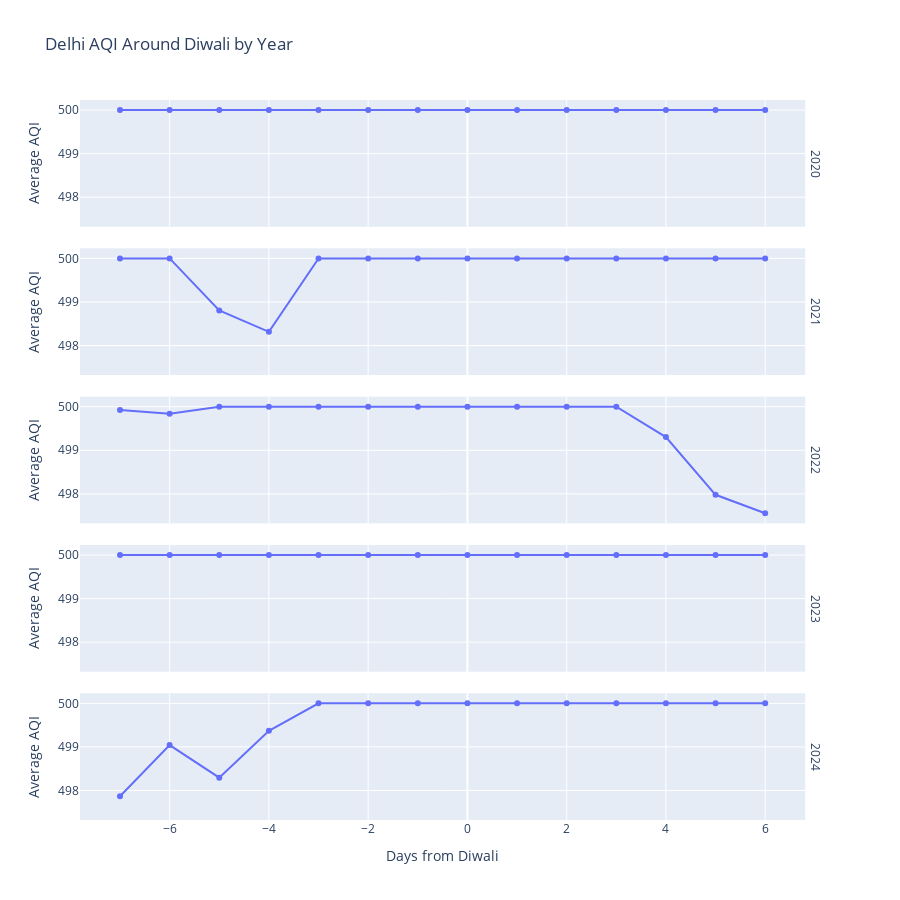

Notebook code cell kept with this figure:
### Code cell
fig = px.line(
    diwali_daily,
    x="day_from_diwali",
    y="aqi",
    facet_row="diwali_year",
    markers=True,
    labels={
        "day_from_diwali": "Days from Diwali",
        "aqi": "Average AQI"
    },
    title="Delhi AQI Around Diwali by Year"
)

fig.update_layout(
    height=900,
    showlegend=False
)

fig.for_each_annotation(lambda a: a.update(text=a.text.split("=")[-1]))

fig.show()

### Figure 1 — Plotly figure (JSON) as saved in the notebook; plotly's stock layout.template omitted (floating-point values rounded to 4 significant figures)
{"data": [{"hovertemplate": "diwali_year=2020<br>Days from Diwali=%{x}<br>Average AQI=%{y}<extra></extra>", "legendgroup": "", "line": {"color": "#636efa", "dash": "solid"}, "marker": {"symbol": "circle"}, "mode": "lines+markers", "name": "", "orientation": "v", "showlegend": false, "type": "scatter", "x": [-7, -6, -5, -4, -3, -2, -1, 0, 1, 2, 3, 4, 5, 6], "xaxis": "x5", "y": [500.0, 500.0, 500.0, 500.0, 500.0, 500.0, 500.0, 500.0, 500.0, 500.0, 500.0, 500.0, 500.0, 500.0], "yaxis": "y5"}, {"hovertemplate": "diwali_year=2021<br>Days from Diwali=%{x}<br>Average AQI=%{y}<extra></extra>", "legendgroup": "", "line": {"color": "#636efa", "dash": "solid"}, "marker": {"symbol": "circle"}, "mode": "lines+markers", "name": "", "orientation": "v", "showlegend": false, "type": "scatter", "x": [-7, -6, -5, -4, -3, -2, -1, 0, 1, 2, 3, 4, 5, 6], "xaxis": "x4", "y": [500.0, 500.0, 498.8, 498.3, 500.0, 500.0, 500.0, 500.0, 500.0, 500.0, 500.0, 500.0, 500.0, 500.0], "yaxis": "y4"}, {"hovertemplate": "diwali_year=2022<br>Days from Diwali=%{x}<br>Average AQI=%{y}<extra></extra>", "legendgroup": "", "line": {"color": "#636efa", "dash": "solid"}, "marker": {"symbol": "circle"}, "mode": "lines+markers", "name": "", "orientation": "v", "showlegend": false, "type": "scatter", "x": [-7, -6, -5, -4, -3, -2, -1, 0, 1, 2, 3, 4, 5, 6], "xaxis": "x3", "y": [499.9, 499.8, 500.0, 500.0, 500.0, 500.0, 500.0, 500.0, 500.0, 500.0, 500.0, 499.3, 498.0, 497.6], "yaxis": "y3"}, {"hovertemplate": "diwali_year=2023<br>Days from Diwali=%{x}<br>Average AQI=%{y}<extra></extra>", "legendgroup": "", "line": {"color": "#636efa", "dash": "solid"}, "marker": {"symbol": "circle"}, "mode": "lines+markers", "name": "", "orientation": "v", "showlegend": false, "type": "scatter", "x": [-7, -6, -5, -4, -3, -2, -1, 0, 1, 2, 3, 4, 5, 6], "xaxis": "x2", "y": [500.0, 500.0, 500.0, 500.0, 500.0, 500.0, 500.0, 500.0, 500.0, 500.0, 500.0, 500.0, 500.0, 500.0], "yaxis": "y2"}, {"hovertemplate": "diwali_year=2024<br>Days from Diwali=%{x}<br>Average AQI=%{y}<extra></extra>", "legendgroup": "", "line": {"color": "#636efa", "dash": "solid"}, "marker": {"symbol": "circle"}, "mode": "lines+markers", "name": "", "orientation": "v", "showlegend": false, "type": "scatter", "x": [-7, -6, -5, -4, -3, -2, -1, 0, 1, 2, 3, 4, 5, 6], "xaxis": "x", "y": [497.9, 499.0, 498.3, 499.4, 500.0, 500.0, 500.0, 500.0, 500.0, 500.0, 500.0, 500.0, 500.0, 500.0], "yaxis": "y"}], "layout": {"annotations": [{"font": {}, "showarrow": false, "text": "2024", "textangle": 90, "x": 0.98, "xanchor": "left", "xref": "paper", "y": 0.088, "yanchor": "middle", "yref": "paper"}, {"font": {}, "showarrow": false, "text": "2023", "textangle": 90, "x": 0.98, "xanchor": "left", "xref": "paper", "y": 0.294, "yanchor": "middle", "yref": "paper"}, {"font": {}, "showarrow": false, "text": "2022", "textangle": 90, "x": 0.98, "xanchor": "left", "xref": "paper", "y": 0.5, "yanchor": "middle", "yref": "paper"}, {"font": {}, "showarrow": false, "text": "2021", "textangle": 90, "x": 0.98, "xanchor": "left", "xref": "paper", "y": 0.706, "yanchor": "middle", "yref": "paper"}, {"font": {}, "showarrow": false, "text": "2020", "textangle": 90, "x": 0.98, "xanchor": "left", "xref": "paper", "y": 0.912, "yanchor": "middle", "yref": "paper"}], "height": 900, "legend": {"tracegroupgap": 0}, "showlegend": false, "title": {"text": "Delhi AQI Around Diwali by Year"}, "xaxis": {"anchor": "y", "domain": [0, 0.98], "title": {"text": "Days from Diwali"}}, "xaxis2": {"anchor": "y2", "domain": [0, 0.98], "matches": "x", "showticklabels": false}, "xaxis3": {"anchor": "y3", "domain": [0, 0.98], "matches": "x", "showticklabels": false}, "xaxis4": {"anchor": "y4", "domain": [0, 0.98], "matches": "x", "showticklabels": false}, "xaxis5": {"anchor": "y5", "domain": [0, 0.98], "matches": "x", "showticklabels": false}, "yaxis": {"anchor": "x", "domain": [0, 0.176], "title": {"text": "Average AQI"}}, "yaxis2": {"anchor": "x2", "domain": [0.206, 0.382], "matches": "y", "title": {"text": "Average AQI"}}, "yaxis3": {"anchor": "x3", "domain": [0.412, 0.588], "matches": "y", "title": {"text": "Average AQI"}}, "yaxis4": {"anchor": "x4", "domain": [0.618, 0.794], "matches": "y", "title": {"text": "Average AQI"}}, "yaxis5": {"anchor": "x5", "domain": [0.824, 1], "matches": "y", "title": {"text": "Average AQI"}}}}
